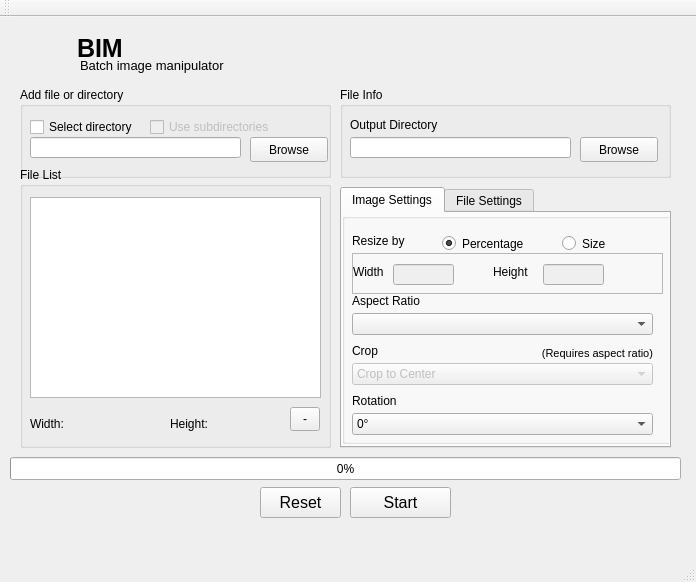
<?xml version="1.0" encoding="UTF-8"?>
<ui version="4.0">
 <class>BIM</class>
 <widget class="QMainWindow" name="BIM">
  <property name="enabled">
   <bool>true</bool>
  </property>
  <property name="geometry">
   <rect>
    <x>0</x>
    <y>0</y>
    <width>696</width>
    <height>582</height>
   </rect>
  </property>
  <property name="windowTitle">
   <string>BIM - Bulk Image Manipulator</string>
  </property>
  <property name="windowIcon">
   <iconset resource="icon.qrc">
    <normaloff>:/icon/icon</normaloff>:/icon/icon</iconset>
  </property>
  <property name="windowOpacity">
   <double>1.000000000000000</double>
  </property>
  <property name="autoFillBackground">
   <bool>false</bool>
  </property>
  <property name="styleSheet">
   <string notr="true"/>
  </property>
  <property name="unifiedTitleAndToolBarOnMac">
   <bool>true</bool>
  </property>
  <widget class="QWidget" name="centralWidget">
   <widget class="QPushButton" name="startResize">
    <property name="geometry">
     <rect>
      <x>350</x>
      <y>470</y>
      <width>101</width>
      <height>31</height>
     </rect>
    </property>
    <property name="font">
     <font>
      <pointsize>12</pointsize>
      <weight>50</weight>
      <bold>false</bold>
     </font>
    </property>
    <property name="text">
     <string>Start</string>
    </property>
   </widget>
   <widget class="QToolButton" name="resetList">
    <property name="geometry">
     <rect>
      <x>260</x>
      <y>470</y>
      <width>81</width>
      <height>31</height>
     </rect>
    </property>
    <property name="font">
     <font>
      <pointsize>12</pointsize>
     </font>
    </property>
    <property name="text">
     <string>Reset</string>
    </property>
   </widget>
   <widget class="QProgressBar" name="progressBar">
    <property name="enabled">
     <bool>true</bool>
    </property>
    <property name="geometry">
     <rect>
      <x>10</x>
      <y>440</y>
      <width>671</width>
      <height>23</height>
     </rect>
    </property>
    <property name="value">
     <number>0</number>
    </property>
    <property name="textVisible">
     <bool>true</bool>
    </property>
   </widget>
   <widget class="QGroupBox" name="fileInfo">
    <property name="geometry">
     <rect>
      <x>340</x>
      <y>70</y>
      <width>331</width>
      <height>91</height>
     </rect>
    </property>
    <property name="sizePolicy">
     <sizepolicy hsizetype="Expanding" vsizetype="Preferred">
      <horstretch>0</horstretch>
      <verstretch>0</verstretch>
     </sizepolicy>
    </property>
    <property name="title">
     <string>File Info</string>
    </property>
    <widget class="QLineEdit" name="outputFile">
     <property name="geometry">
      <rect>
       <x>10</x>
       <y>50</y>
       <width>221</width>
       <height>21</height>
      </rect>
     </property>
     <property name="sizePolicy">
      <sizepolicy hsizetype="Expanding" vsizetype="Fixed">
       <horstretch>0</horstretch>
       <verstretch>100</verstretch>
      </sizepolicy>
     </property>
     <property name="sizeIncrement">
      <size>
       <width>0</width>
       <height>100</height>
      </size>
     </property>
    </widget>
    <widget class="QPushButton" name="browseOut">
     <property name="geometry">
      <rect>
       <x>240</x>
       <y>50</y>
       <width>78</width>
       <height>25</height>
      </rect>
     </property>
     <property name="text">
      <string>Browse</string>
     </property>
    </widget>
    <widget class="QLabel" name="label_2">
     <property name="geometry">
      <rect>
       <x>10</x>
       <y>30</y>
       <width>111</width>
       <height>16</height>
      </rect>
     </property>
     <property name="text">
      <string>Output Directory</string>
     </property>
    </widget>
   </widget>
   <widget class="QLabel" name="titleIcon">
    <property name="geometry">
     <rect>
      <x>20</x>
      <y>10</y>
      <width>661</width>
      <height>51</height>
     </rect>
    </property>
    <property name="sizePolicy">
     <sizepolicy hsizetype="Expanding" vsizetype="Expanding">
      <horstretch>0</horstretch>
      <verstretch>0</verstretch>
     </sizepolicy>
    </property>
    <property name="font">
     <font>
      <pointsize>19</pointsize>
      <weight>75</weight>
      <bold>true</bold>
     </font>
    </property>
    <property name="acceptDrops">
     <bool>false</bool>
    </property>
    <property name="styleSheet">
     <string notr="true">background-image: url(:/icon/icon); background-repeat:no-repeat; padding-left: 50px</string>
    </property>
    <property name="text">
     <string>BIM</string>
    </property>
    <property name="scaledContents">
     <bool>true</bool>
    </property>
    <property name="alignment">
     <set>Qt::AlignLeading|Qt::AlignLeft|Qt::AlignTop</set>
    </property>
   </widget>
   <widget class="QGroupBox" name="addFiles">
    <property name="geometry">
     <rect>
      <x>20</x>
      <y>70</y>
      <width>311</width>
      <height>91</height>
     </rect>
    </property>
    <property name="title">
     <string>Add file or directory</string>
    </property>
    <widget class="QCheckBox" name="useDir">
     <property name="geometry">
      <rect>
       <x>10</x>
       <y>30</y>
       <width>111</width>
       <height>20</height>
      </rect>
     </property>
     <property name="text">
      <string>Select directory</string>
     </property>
    </widget>
    <widget class="QCheckBox" name="useSubdirectories">
     <property name="enabled">
      <bool>false</bool>
     </property>
     <property name="geometry">
      <rect>
       <x>130</x>
       <y>30</y>
       <width>131</width>
       <height>20</height>
      </rect>
     </property>
     <property name="text">
      <string>Use subdirectories</string>
     </property>
    </widget>
    <widget class="QLineEdit" name="inputFile">
     <property name="geometry">
      <rect>
       <x>10</x>
       <y>50</y>
       <width>211</width>
       <height>21</height>
      </rect>
     </property>
    </widget>
    <widget class="QPushButton" name="browseIn">
     <property name="geometry">
      <rect>
       <x>230</x>
       <y>50</y>
       <width>78</width>
       <height>25</height>
      </rect>
     </property>
     <property name="text">
      <string>Browse</string>
     </property>
    </widget>
   </widget>
   <widget class="QGroupBox" name="fileList_2">
    <property name="geometry">
     <rect>
      <x>20</x>
      <y>150</y>
      <width>311</width>
      <height>281</height>
     </rect>
    </property>
    <property name="title">
     <string>File List</string>
    </property>
    <widget class="QLabel" name="label_10">
     <property name="geometry">
      <rect>
       <x>60</x>
       <y>250</y>
       <width>52</width>
       <height>14</height>
      </rect>
     </property>
     <property name="text">
      <string/>
     </property>
    </widget>
    <widget class="QToolButton" name="removeItem">
     <property name="geometry">
      <rect>
       <x>270</x>
       <y>240</y>
       <width>30</width>
       <height>24</height>
      </rect>
     </property>
     <property name="text">
      <string>-</string>
     </property>
    </widget>
    <widget class="QLabel" name="label_11">
     <property name="geometry">
      <rect>
       <x>150</x>
       <y>250</y>
       <width>52</width>
       <height>14</height>
      </rect>
     </property>
     <property name="text">
      <string>Height:</string>
     </property>
    </widget>
    <widget class="QLabel" name="label_9">
     <property name="geometry">
      <rect>
       <x>10</x>
       <y>250</y>
       <width>52</width>
       <height>14</height>
      </rect>
     </property>
     <property name="text">
      <string>Width:</string>
     </property>
    </widget>
    <widget class="QLabel" name="label_12">
     <property name="geometry">
      <rect>
       <x>200</x>
       <y>250</y>
       <width>52</width>
       <height>14</height>
      </rect>
     </property>
     <property name="text">
      <string/>
     </property>
    </widget>
    <widget class="QListWidget" name="fileList">
     <property name="geometry">
      <rect>
       <x>10</x>
       <y>30</y>
       <width>291</width>
       <height>201</height>
      </rect>
     </property>
    </widget>
   </widget>
   <widget class="QTabWidget" name="tabWidget">
    <property name="geometry">
     <rect>
      <x>340</x>
      <y>170</y>
      <width>331</width>
      <height>261</height>
     </rect>
    </property>
    <property name="currentIndex">
     <number>0</number>
    </property>
    <widget class="QWidget" name="imageTab">
     <attribute name="title">
      <string>Image Settings</string>
     </attribute>
     <widget class="QGroupBox" name="settings">
      <property name="geometry">
       <rect>
        <x>0</x>
        <y>0</y>
        <width>331</width>
        <height>231</height>
       </rect>
      </property>
      <property name="sizePolicy">
       <sizepolicy hsizetype="Expanding" vsizetype="Preferred">
        <horstretch>0</horstretch>
        <verstretch>0</verstretch>
       </sizepolicy>
      </property>
      <widget class="QRadioButton" name="pixelRadio">
       <property name="geometry">
        <rect>
         <x>220</x>
         <y>20</y>
         <width>95</width>
         <height>21</height>
        </rect>
       </property>
       <property name="text">
        <string>Size</string>
       </property>
      </widget>
      <widget class="QRadioButton" name="percentageRadio">
       <property name="geometry">
        <rect>
         <x>100</x>
         <y>20</y>
         <width>95</width>
         <height>21</height>
        </rect>
       </property>
       <property name="text">
        <string>Percentage</string>
       </property>
       <property name="checked">
        <bool>true</bool>
       </property>
      </widget>
      <widget class="QLabel" name="label_5">
       <property name="geometry">
        <rect>
         <x>10</x>
         <y>20</y>
         <width>81</width>
         <height>16</height>
        </rect>
       </property>
       <property name="text">
        <string>Resize by</string>
       </property>
      </widget>
      <widget class="QLabel" name="label_6">
       <property name="geometry">
        <rect>
         <x>10</x>
         <y>80</y>
         <width>111</width>
         <height>16</height>
        </rect>
       </property>
       <property name="text">
        <string>Aspect Ratio</string>
       </property>
      </widget>
      <widget class="QComboBox" name="aspectRatio">
       <property name="geometry">
        <rect>
         <x>10</x>
         <y>100</y>
         <width>301</width>
         <height>22</height>
        </rect>
       </property>
       <property name="sizePolicy">
        <sizepolicy hsizetype="Expanding" vsizetype="Fixed">
         <horstretch>0</horstretch>
         <verstretch>0</verstretch>
        </sizepolicy>
       </property>
      </widget>
      <widget class="QLabel" name="label_7">
       <property name="geometry">
        <rect>
         <x>10</x>
         <y>180</y>
         <width>71</width>
         <height>16</height>
        </rect>
       </property>
       <property name="text">
        <string>Rotation</string>
       </property>
      </widget>
      <widget class="QComboBox" name="rotation">
       <property name="geometry">
        <rect>
         <x>10</x>
         <y>200</y>
         <width>301</width>
         <height>22</height>
        </rect>
       </property>
       <property name="sizePolicy">
        <sizepolicy hsizetype="Expanding" vsizetype="Fixed">
         <horstretch>0</horstretch>
         <verstretch>0</verstretch>
        </sizepolicy>
       </property>
       <item>
        <property name="text">
         <string>0°</string>
        </property>
       </item>
       <item>
        <property name="text">
         <string>90°</string>
        </property>
       </item>
       <item>
        <property name="text">
         <string>180°</string>
        </property>
       </item>
       <item>
        <property name="text">
         <string>270°</string>
        </property>
       </item>
      </widget>
      <widget class="QLabel" name="label_8">
       <property name="geometry">
        <rect>
         <x>10</x>
         <y>130</y>
         <width>301</width>
         <height>16</height>
        </rect>
       </property>
       <property name="text">
        <string>Crop</string>
       </property>
       <property name="buddy">
        <cstring>cropMode</cstring>
       </property>
      </widget>
      <widget class="QStackedWidget" name="sizeModePager">
       <property name="geometry">
        <rect>
         <x>10</x>
         <y>40</y>
         <width>311</width>
         <height>41</height>
        </rect>
       </property>
       <property name="frameShape">
        <enum>QFrame::StyledPanel</enum>
       </property>
       <property name="frameShadow">
        <enum>QFrame::Plain</enum>
       </property>
       <property name="currentIndex">
        <number>1</number>
       </property>
       <widget class="QWidget" name="page">
        <widget class="QSlider" name="sizeSlider">
         <property name="geometry">
          <rect>
           <x>0</x>
           <y>10</y>
           <width>261</width>
           <height>20</height>
          </rect>
         </property>
         <property name="minimum">
          <number>2</number>
         </property>
         <property name="maximum">
          <number>100</number>
         </property>
         <property name="value">
          <number>100</number>
         </property>
         <property name="orientation">
          <enum>Qt::Horizontal</enum>
         </property>
        </widget>
        <widget class="QLabel" name="sliderLabel">
         <property name="geometry">
          <rect>
           <x>270</x>
           <y>10</y>
           <width>41</width>
           <height>16</height>
          </rect>
         </property>
         <property name="text">
          <string>100%</string>
         </property>
         <property name="buddy">
          <cstring>sizeSlider</cstring>
         </property>
        </widget>
       </widget>
       <widget class="QWidget" name="page_2">
        <widget class="QLabel" name="label_3">
         <property name="geometry">
          <rect>
           <x>0</x>
           <y>10</y>
           <width>55</width>
           <height>15</height>
          </rect>
         </property>
         <property name="text">
          <string>Width</string>
         </property>
        </widget>
        <widget class="QLineEdit" name="heightEdit">
         <property name="enabled">
          <bool>false</bool>
         </property>
         <property name="geometry">
          <rect>
           <x>190</x>
           <y>10</y>
           <width>61</width>
           <height>21</height>
          </rect>
         </property>
        </widget>
        <widget class="QLabel" name="label_4">
         <property name="geometry">
          <rect>
           <x>140</x>
           <y>10</y>
           <width>55</width>
           <height>15</height>
          </rect>
         </property>
         <property name="text">
          <string>Height</string>
         </property>
        </widget>
        <widget class="QLineEdit" name="widthEdit">
         <property name="enabled">
          <bool>false</bool>
         </property>
         <property name="geometry">
          <rect>
           <x>40</x>
           <y>10</y>
           <width>61</width>
           <height>21</height>
          </rect>
         </property>
         <property name="readOnly">
          <bool>false</bool>
         </property>
        </widget>
       </widget>
      </widget>
      <widget class="QComboBox" name="cropMode">
       <property name="enabled">
        <bool>false</bool>
       </property>
       <property name="geometry">
        <rect>
         <x>10</x>
         <y>150</y>
         <width>301</width>
         <height>22</height>
        </rect>
       </property>
       <item>
        <property name="text">
         <string>Crop to Center</string>
        </property>
       </item>
       <item>
        <property name="text">
         <string>Crop to Top Left</string>
        </property>
       </item>
       <item>
        <property name="text">
         <string>Crop to Top Right</string>
        </property>
       </item>
       <item>
        <property name="text">
         <string>Crop to Bottom Left</string>
        </property>
       </item>
       <item>
        <property name="text">
         <string>Crop to Bottom Right</string>
        </property>
       </item>
      </widget>
      <widget class="QLabel" name="label">
       <property name="geometry">
        <rect>
         <x>190</x>
         <y>130</y>
         <width>121</width>
         <height>20</height>
        </rect>
       </property>
       <property name="font">
        <font>
         <pointsize>8</pointsize>
        </font>
       </property>
       <property name="text">
        <string>(Requires aspect ratio)</string>
       </property>
       <property name="alignment">
        <set>Qt::AlignRight|Qt::AlignTrailing|Qt::AlignVCenter</set>
       </property>
      </widget>
     </widget>
    </widget>
    <widget class="QWidget" name="fileTab">
     <attribute name="title">
      <string>File Settings</string>
     </attribute>
     <widget class="QCheckBox" name="appendFileChk">
      <property name="geometry">
       <rect>
        <x>10</x>
        <y>10</y>
        <width>181</width>
        <height>20</height>
       </rect>
      </property>
      <property name="text">
       <string>Append text to file name</string>
      </property>
     </widget>
     <widget class="QLineEdit" name="appendFileTxt">
      <property name="enabled">
       <bool>false</bool>
      </property>
      <property name="geometry">
       <rect>
        <x>10</x>
        <y>30</y>
        <width>301</width>
        <height>22</height>
       </rect>
      </property>
     </widget>
     <widget class="QCheckBox" name="dirStruct">
      <property name="geometry">
       <rect>
        <x>10</x>
        <y>70</y>
        <width>291</width>
        <height>20</height>
       </rect>
      </property>
      <property name="text">
       <string>Preserve directory structure</string>
      </property>
     </widget>
     <widget class="QCheckBox" name="deleteExisting">
      <property name="geometry">
       <rect>
        <x>10</x>
        <y>110</y>
        <width>301</width>
        <height>20</height>
       </rect>
      </property>
      <property name="text">
       <string>Overwrite files if they exist</string>
      </property>
      <property name="checked">
       <bool>true</bool>
      </property>
     </widget>
    </widget>
   </widget>
   <widget class="QLabel" name="label_13">
    <property name="geometry">
     <rect>
      <x>80</x>
      <y>40</y>
      <width>211</width>
      <height>16</height>
     </rect>
    </property>
    <property name="font">
     <font>
      <pointsize>10</pointsize>
      <italic>false</italic>
      <underline>false</underline>
      <strikeout>false</strikeout>
      <kerning>false</kerning>
     </font>
    </property>
    <property name="text">
     <string>Batch image manipulator</string>
    </property>
   </widget>
   <zorder>startResize</zorder>
   <zorder>resetList</zorder>
   <zorder>progressBar</zorder>
   <zorder>titleIcon</zorder>
   <zorder>fileInfo</zorder>
   <zorder>addFiles</zorder>
   <zorder>fileList_2</zorder>
   <zorder>tabWidget</zorder>
   <zorder>label_13</zorder>
  </widget>
  <widget class="QMenuBar" name="menuBar">
   <property name="geometry">
    <rect>
     <x>0</x>
     <y>0</y>
     <width>696</width>
     <height>20</height>
    </rect>
   </property>
  </widget>
  <widget class="QToolBar" name="mainToolBar">
   <attribute name="toolBarArea">
    <enum>TopToolBarArea</enum>
   </attribute>
   <attribute name="toolBarBreak">
    <bool>false</bool>
   </attribute>
  </widget>
  <widget class="QStatusBar" name="statusBar"/>
 </widget>
 <layoutdefault spacing="6" margin="11"/>
 <resources>
  <include location="icon.qrc"/>
 </resources>
 <connections>
  <connection>
   <sender>widthEdit</sender>
   <signal>textChanged(QString)</signal>
   <receiver>label_10</receiver>
   <slot>setText(QString)</slot>
   <hints>
    <hint type="sourcelabel">
     <x>419</x>
     <y>296</y>
    </hint>
    <hint type="destinationlabel">
     <x>101</x>
     <y>445</y>
    </hint>
   </hints>
  </connection>
  <connection>
   <sender>heightEdit</sender>
   <signal>textChanged(QString)</signal>
   <receiver>label_12</receiver>
   <slot>setText(QString)</slot>
   <hints>
    <hint type="sourcelabel">
     <x>565</x>
     <y>294</y>
    </hint>
    <hint type="destinationlabel">
     <x>242</x>
     <y>440</y>
    </hint>
   </hints>
  </connection>
  <connection>
   <sender>useDir</sender>
   <signal>toggled(bool)</signal>
   <receiver>useSubdirectories</receiver>
   <slot>setEnabled(bool)</slot>
   <hints>
    <hint type="sourcelabel">
     <x>110</x>
     <y>145</y>
    </hint>
    <hint type="destinationlabel">
     <x>198</x>
     <y>139</y>
    </hint>
   </hints>
  </connection>
  <connection>
   <sender>appendFileChk</sender>
   <signal>toggled(bool)</signal>
   <receiver>appendFileTxt</receiver>
   <slot>setEnabled(bool)</slot>
   <hints>
    <hint type="sourcelabel">
     <x>441</x>
     <y>252</y>
    </hint>
    <hint type="destinationlabel">
     <x>443</x>
     <y>276</y>
    </hint>
   </hints>
  </connection>
 </connections>
</ui>
